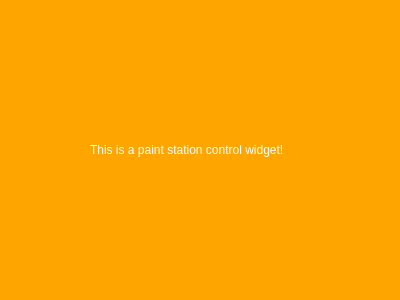
<?xml version="1.0" encoding="UTF-8"?>
<ui version="4.0">
 <class>PaintStationControl</class>
 <widget class="QWidget" name="PaintStationControl">
  <property name="geometry">
   <rect>
    <x>0</x>
    <y>0</y>
    <width>400</width>
    <height>300</height>
   </rect>
  </property>
  <property name="windowTitle">
   <string>Form</string>
  </property>
  <property name="styleSheet">
   <string notr="true">background-color: orange;
color: white;
</string>
  </property>
  <widget class="QLabel" name="label">
   <property name="geometry">
    <rect>
     <x>90</x>
     <y>140</y>
     <width>221</width>
     <height>20</height>
    </rect>
   </property>
   <property name="text">
    <string>This is a paint station control widget!</string>
   </property>
  </widget>
 </widget>
 <resources/>
 <connections/>
</ui>
